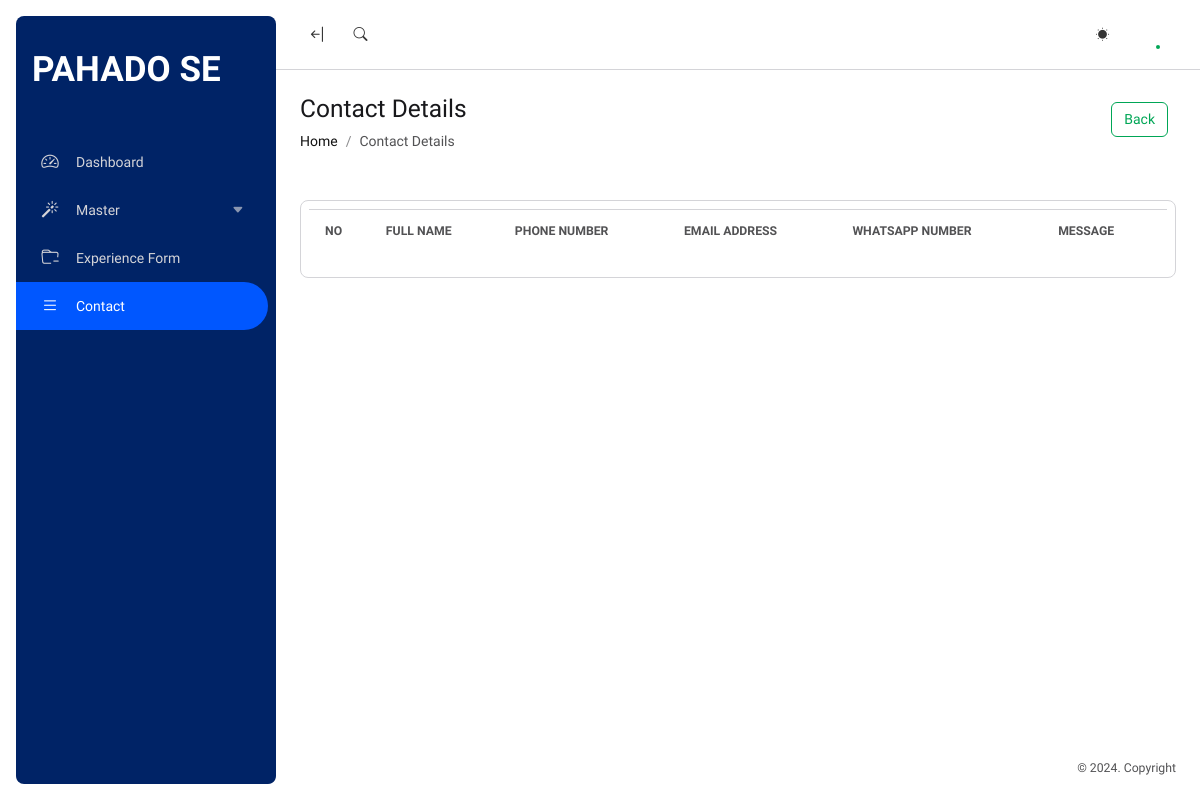
The app's page /ContactList, older data.
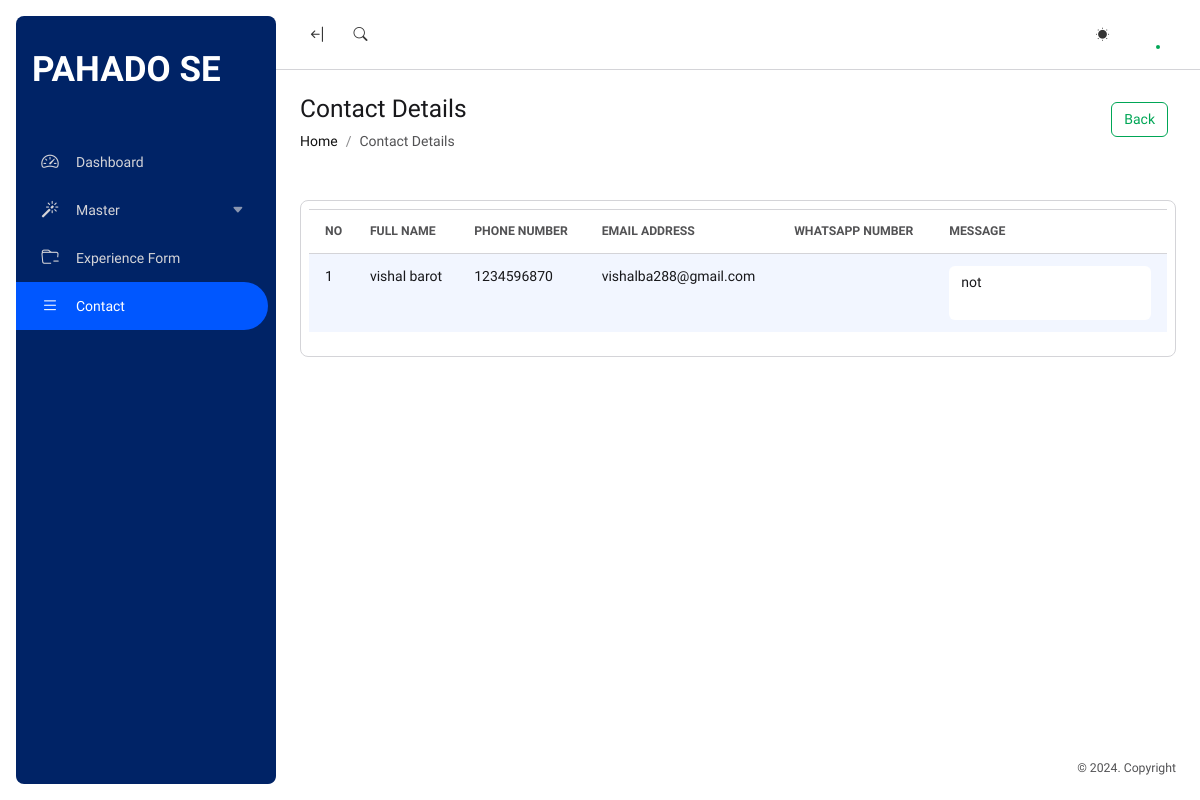
The same page, newer data.
### main/models.py (models this page shows)
class ContactModel(models.Model):
    FullName=models.CharField(max_length=255,null=True, blank=True)
    ContactNo=models.CharField(max_length=255,null=True, blank=True)
    WPNo=models.CharField(max_length=255,null=True, blank=True)
    Email=models.CharField(max_length=255,null=True, blank=True)
    Msg = models.TextField(default='',blank=True)

### main/views.py (the view)
# urls.py: path('ContactList',views.ContactList),
def ContactList(request):
    dt=ContactModel.objects.all()
    data={'dt':dt}
    return render(request,'admin/contact.html',data)

### main/templates/admin/contact.html (shortened to what this page needs)
{% extends 'admin/main.html' %}
{% load static %}
{% block content %}
<div class="toolbar p-4 bg-body">
    <div class="position-relative container-fluid px-0">
        <div class="row align-items-center position-relative">
            <div class="col-md-5 col-9 mb-4 mb-lg-0">
                <h3 class="mb-2">Contact Details</h3>
                <nav aria-label="breadcrumb">
                    <ol class="breadcrumb mb-0">
                        <li class="breadcrumb-item"><a href="/">Home</a></li>
                        <li class="breadcrumb-item active">Contact Details</li>
                    </ol>
                </nav>
            </div>
            <div class="col-md-7 col-3 text-md-end">
                <div class="d-flex justify-content-md-end align-items-center">
                    <a type="button" href="/Admin" class="btn btn-outline-success mb-2 me-2" >Back</a>
                </div>
            </div>
        </div>
    </div>
</div>
<div class="content p-4 d-flex flex-column-fluid">
    <div class="container-fluid px-0">
        <div class="row">
            <div class="col-12">
                <div class="card" id=''>
                    <div class="table-responsive p-2">
                        <table id="exampletab" class="table mt-0 table-striped table-card table-nowrap display nowrap" style="width:100%">
                            <thead class="text-uppercase small text-muted">
                                <tr>
                                    <th>No</th>
                                    <th>Full Name</th>
                                    <th>Phone Number</th>
                                    <th>Email Address</th>
                                    <th>Whatsapp Number</th>
                                    <th>Message</th>
                                </tr>
                            </thead>
                            <tbody>
                                {% for i in dt %}
                                <tr>
                                    <td>{{forloop.counter}}</td>
                                    <td>{{i.FullName}}</td>
                                    <td>{{i.ContactNo}}</td>
                                    <td>{{i.Email}}</td>
                                    <td>{{i.WPNo}}</td>
                                    <td><textarea class="form-control" style="border: none !important;;" readonly>{{i.Msg}}</textarea></td>
                                 </tr>
                                {% endfor %}
                            </tbody>
                        </table>
                    </div>
                </div>
            </div>
        </div>
    </div>
</div>
{% endblock content %}

Row changes from the older to the newer data that the page shows:
added ContactModel: FullName "vishal barot", ContactNo "1234596870", Email "vishalba288@gmail.com", Msg "not"
